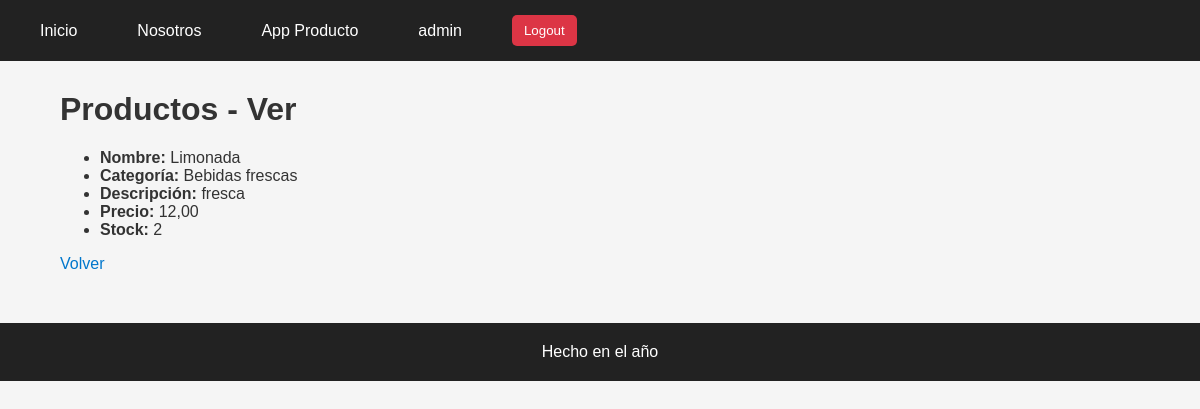
The page /producto/producto/detail/4 (signed in) on the database its author committed.
### producto/models.py (models this page shows, shortened)
class Producto(models.Model):
    categoria = models.ForeignKey(
        Categoria,
        on_delete=models.SET_NULL,
        null=True,
        blank=True,
        verbose_name="categoría",
        related_name="productos",
    )
    nombre = models.CharField(max_length=100, db_index=True)
    descripcion = models.TextField(blank=True, default="", verbose_name="descripción")
    precio = models.DecimalField(max_digits=10, decimal_places=2)
    stock = models.PositiveIntegerField(default=0)
    class Meta:
        verbose_name = "Producto"
        verbose_name_plural = "Productos"
        ordering = ("nombre",)
        constraints = (
            models.UniqueConstraint(fields=["categoria", "nombre"], name="unique_categoria_producto"),
        )

class Categoria(models.Model):
    nombre = models.CharField(max_length=100, unique=True)
    descripcion = models.TextField(blank=True, default="", verbose_name="descripción")
    class Meta:
        verbose_name = "Categoría de Productos"
        verbose_name_plural = "Categorías de Productos"
        ordering = ("nombre",)
    def __str__(self):
        return self.nombre

### producto/views/productos.py (the view)
# urls.py: path("producto/detail/<int:pk>", productos.ProductoDetail.as_view(), name="producto_detail"),
class ProductoDetail(DetailView):
    model = Producto

### producto/templates/producto/producto_detail.html
{% extends "core/base.html" %}
{% block contenido %}
    <h1>Productos - Ver</h1>
    <ul>
        <li><strong>Nombre:</strong> {{ producto.nombre }}</li>
        <li><strong>Categoría:</strong> {{ producto.categoria|default:"Sin categoría" }}</li>
        <li><strong>Descripción:</strong> {{ producto.descripcion }}</li>
        <li><strong>Precio:</strong> {{ producto.precio }}</li>
        <li><strong>Stock:</strong> {{ producto.stock }}</li>
    </ul>
    <a href="{% url 'producto:producto_list' %}">Volver</a>
{% endblock contenido %}

### core/templates/core/components/navbar.html (shortened to what this page needs)
<nav class="navbar">
    <ul>
        <li><a href="{% url 'core:home' %}">Inicio</a></li>
        <li><a href="{% url 'core:about' %}">Nosotros</a></li>
        {% if user.is_authenticated %}
            <li><a href="{% url 'producto:home' %}">App Producto</a></li>
            <li><a href="#">{{ user.username }}</a></li>
            <li>
                <form action="{% url 'core:logout' %}" method="post">
                    <button type="submit">Logout</button>
                </form>
            </li>
        {% else %}
            <li><a href="{% url 'core:login' %}">Login</a></li>
        {% endif %}
    </ul>
</nav>

### core/static/core/style.css (style rules this page uses)
* { box-sizing: border-box; }
body { margin: 0; font-family: Arial, sans-serif; background-color: #f5f5f5; color: #333; }
nav { background-color: #222; padding: 15px 5%; }
nav a { color: white; text-decoration: none; margin-right: 20px; }
button, .btn { background-color: #650909; color: white; border: none; padding: 10px 16px; border-radius: 15px; cursor: pointer; }
a { color: #0077cc; text-decoration: none; }
.navbar a { color: white; }

### core/templates/core/components/navbar.html (style rules this page uses)
.navbar { background-color: #222; padding: 15px 30px; }
.navbar ul { list-style: none; margin: 0; padding: 0; display: flex; align-items: center; gap: 20px; }
.navbar li { margin: 0; }
.navbar a { color: white; text-decoration: none; padding: 8px 10px; }
.navbar button { background-color: #dc3545; color: white; border: none; padding: 8px 12px; border-radius: 5px; cursor: pointer; }

### rows shown on the page
Producto: nombre "Limonada", categoria "Bebidas frescas", descripcion "fresca", precio "12,00", stock "2"

### other values the page prints
{{ user.username }} "admin"
